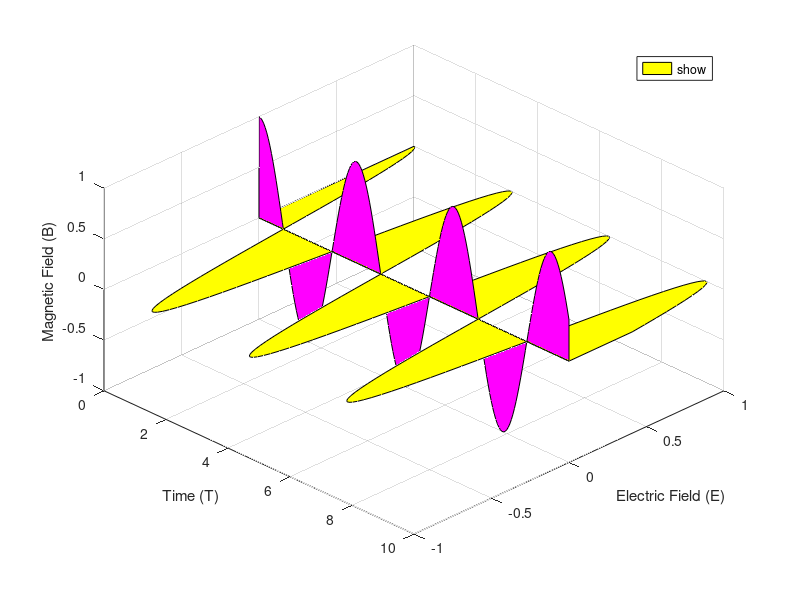

MATLAB code to generate this figure:
clear; close all; clc;
w = 2;
t = linspace(0,10,200);
c = cos(w*t);

figure;
patch([t fliplr(t)], [c zeros(size(t))], [zeros(size(t)) zeros(size(t))],'y', 'DisplayName', 'Electric Field (E)');
hold on;
patch([t fliplr(t)], [zeros(size(t)) zeros(size(t))], [c zeros(size(t))],'m', 'DisplayName', 'Electric Field (E)');
hold off;
view (45,45);
xlabel('Time (T)');
ylabel('Electric Field (E)');
zlabel('Magnetic Field (B)');
grid on;
legend ('show', 'location', 'best');